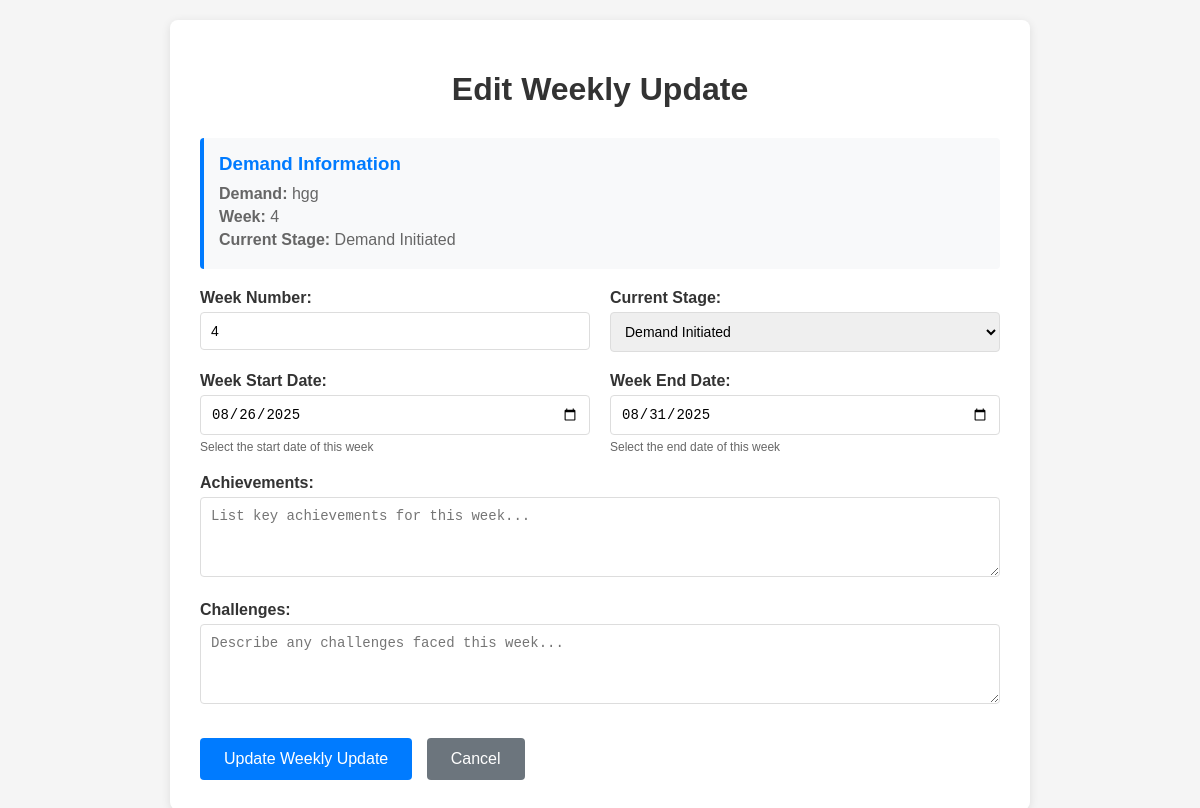
/weekly/23/edit/, run on the app's committed database.
### trackerapp/models.py (models this page shows, shortened)
class Demand(models.Model):
    name = models.CharField(max_length=200)
    created_at = models.DateTimeField(auto_now_add=True)
    demand_ID = models.CharField(max_length=100, null=True, blank=True)
    file_type = models.CharField(max_length=100, null=True, blank=True)
    file_subtype = models.CharField(max_length=100, null=True, blank=True)
    file_detail = models.CharField(max_length=100, null=True, blank=True)
    demand_amount = models.DecimalField(max_digits=15, decimal_places=2, null=True, blank=True)
    io_name = models.CharField(max_length=200, null=True, blank=True)
    start_date = models.DateField(null=True, blank=True)
    duration_months = models.IntegerField(null=True, blank=True)
    weekly_start_date = models.DateField(null=True, blank=True)
    weekly_end_date = models.DateField(null=True, blank=True)
    selected_stages = models.JSONField(default=list, blank=True)  # Store list of selected stage names

class WeeklyUpdate(models.Model):
    demand = models.ForeignKey(Demand, on_delete=models.CASCADE, related_name='weekly_updates')
    week_number = models.IntegerField()
    week_start_date = models.DateField()
    week_end_date = models.DateField()
    current_stage = models.CharField(max_length=50, choices=Stage.choices, null=True, blank=True)
    progress_percentage = models.IntegerField(default=0)
    challenges = models.TextField(blank=True, null=True)
    achievements = models.TextField(blank=True, null=True)
    next_week_plan = models.TextField(blank=True, null=True)
    created_at = models.DateTimeField(auto_now_add=True)
    updated_at = models.DateTimeField(auto_now=True)
    class Meta:
        unique_together = ('demand', 'week_number')
        ordering = ['-week_number']

### trackerapp/views.py (the view)
# urls.py: path('weekly/<int:update_id>/edit/', views.edit_weekly_update, name='edit_weekly_update'),
def edit_weekly_update(request, update_id):
    weekly_update = get_object_or_404(WeeklyUpdate, id=update_id)
    if request.method == 'POST':
        form = WeeklyUpdateForm(request.POST, instance=weekly_update, demand=weekly_update.demand)
        if form.is_valid():
            form.save()
            if weekly_update.current_stage:
                if 'demand_current_stages' not in request.session:
                    request.session['demand_current_stages'] = {}
                demand_current_stages = request.session.get('demand_current_stages', {})
                demand_current_stages[str(weekly_update.demand.id)] = weekly_update.current_stage
                request.session['demand_current_stages'] = demand_current_stages
                request.session.modified = True
                stage_obj = weekly_update.demand.stages.filter(stage=weekly_update.current_stage).first()
                if stage_obj:
                    stage_obj.start_date = weekly_update.week_start_date
                    stage_obj.end_date = weekly_update.week_end_date
                    stage_obj.save()
                else:
                    stage_obj = DemandStagePeriod.objects.create(
                        demand=weekly_update.demand,
                        stage=weekly_update.current_stage,
                        start_date=weekly_update.week_start_date,
                        end_date=weekly_update.week_end_date
                    )
            return redirect('demand_list')
    else:
        form = WeeklyUpdateForm(demand=weekly_update.demand, instance=weekly_update)
    return render(request, 'trackerapp/edit_weekly_update.html', {
        'form': form,
        'weekly_update': weekly_update,
        'demand': weekly_update.demand
    })

### trackerapp/templates/trackerapp/edit_weekly_update.html (shortened to what this page needs)
<!DOCTYPE html>
<html lang="en">
<head>
</head>
<body>
    <div class="container">
        <h1>Edit Weekly Update</h1>
        <div class="demand-info">
            <h3>Demand Information</h3>
            <p><strong>Demand:</strong> {{ demand.name }}</p>
            <p><strong>Week:</strong> {{ weekly_update.week_number }}</p>
            <p><strong>Current Stage:</strong> {{ weekly_update.get_current_stage_display|default:"Not set" }}</p>
        </div>
        <form method="post">
            <div class="form-row">
                <div class="form-group">
                    <label for="{{ form.week_number.id_for_label }}">Week Number:</label>
                    {{ form.week_number }}
                </div>
                <div class="form-group">
                    <label for="{{ form.current_stage.id_for_label }}">Current Stage:</label>
                    {{ form.current_stage }}
                </div>
            </div>
            <div class="form-row">
                <div class="form-group">
                    <label for="{{ form.week_start_date.id_for_label }}">Week Start Date:</label>
                    {{ form.week_start_date }}
                    {% if form.week_start_date.help_text %}
                    <div class="help-text">{{ form.week_start_date.help_text }}</div>
                    {% endif %}
                </div>
                <div class="form-group">
                    <label for="{{ form.week_end_date.id_for_label }}">Week End Date:</label>
                    {{ form.week_end_date }}
                    {% if form.week_end_date.help_text %}
                    <div class="help-text">{{ form.week_end_date.help_text }}</div>
                    {% endif %}
                </div>
            </div>
            <div class="form-group">
                <label for="{{ form.achievements.id_for_label }}">Achievements:</label>
                {{ form.achievements }}
            </div>
            <div class="form-group">
                <label for="{{ form.challenges.id_for_label }}">Challenges:</label>
                {{ form.challenges }}
            </div>
            <div style="margin-top: 30px;">
                <button type="submit" class="btn btn-primary">Update Weekly Update</button>
                <a href="{% url 'weekly_history' demand_id=demand.id %}" class="btn btn-secondary">Cancel</a>
            </div>
        </form>
    </div>
</body>
</html>

### trackerapp/templates/trackerapp/edit_weekly_update.html (style rules this page uses)
body { font-family: Arial, sans-serif; margin: 0; padding: 20px; background-color: #f5f5f5; }
.container { max-width: 800px; margin: 0 auto; background-color: white; padding: 30px; border-radius: 8px; box-shadow: 0 2px 10px rgba(0, 0, 0, 0.1); }
h1 { color: #333; margin-bottom: 30px; text-align: center; }
.form-group { margin-bottom: 20px; }
.form-row { display: flex; gap: 20px; }
.form-group { flex: 1; }
label { display: block; margin-bottom: 5px; font-weight: bold; color: #333; }
input[type="text"], input[type="number"], input[type="date"], select, textarea { width: 100%; padding: 10px; border: 1px solid #ddd; border-radius: 4px; font-size: 14px; box-sizing: border-box; }
textarea { resize: vertical; min-height: 80px; }
.btn { padding: 12px 24px; border: none; border-radius: 4px; cursor: pointer; font-size: 16px; text-decoration: none; display: inline-block; margin-right: 10px; }
.btn-primary { background-color: #007bff; color: white; }
.btn-secondary { background-color: #6c757d; color: white; }
.help-text { font-size: 12px; color: #666; margin-top: 5px; }
.demand-info { background-color: #f8f9fa; padding: 15px; border-radius: 4px; margin-bottom: 20px; border-left: 4px solid #007bff; }
.demand-info h3 { margin: 0 0 10px 0; color: #007bff; }
.demand-info p { margin: 5px 0; color: #666; }

### data on the page
Demand: name "hgg"
WeeklyUpdate: week_number "4", current_stage "Demand Initiated", week_start_date "08/26/2025", week_end_date "08/31/2025"
